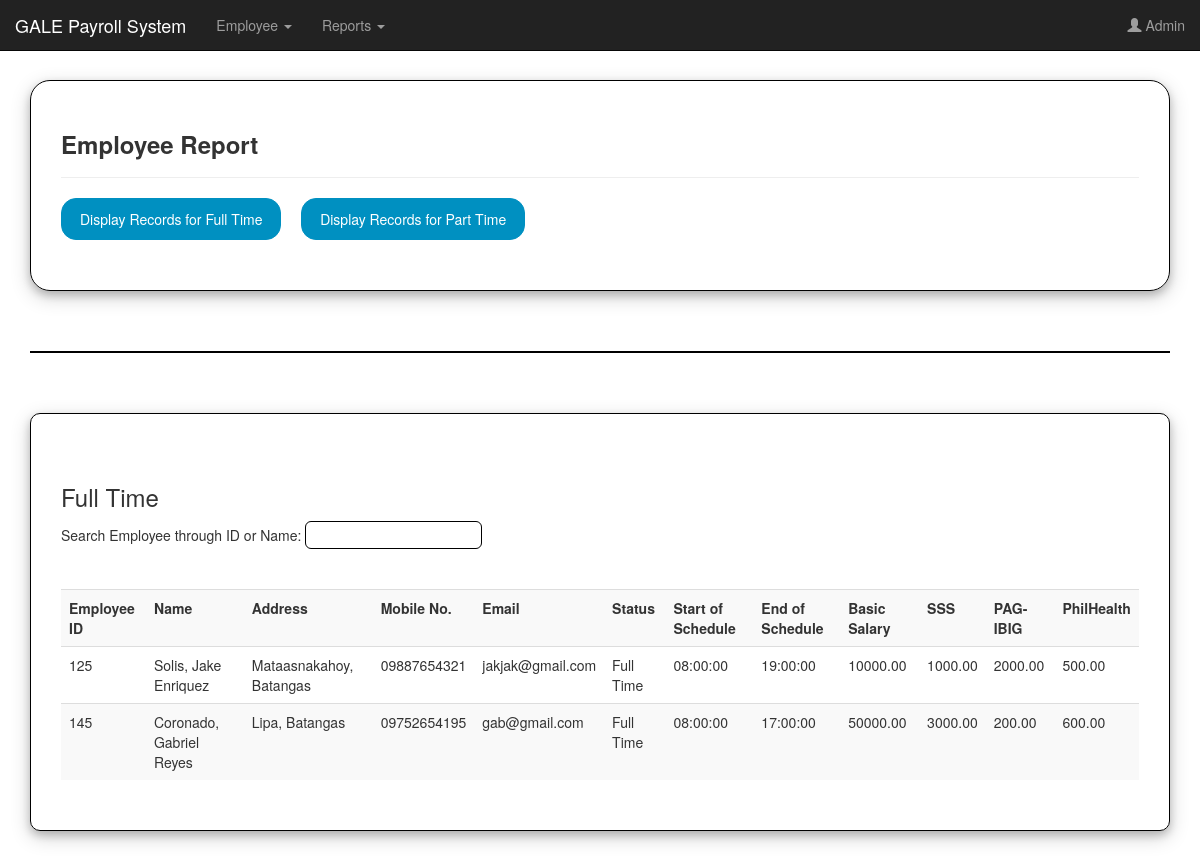
The page /employee/e_report.php (signed in) on the database its author committed.
### tables this page shows
CREATE TABLE `employeetb` (
  `fld_eid` int(11) NOT NULL,
  `fld_lname` varchar(200) DEFAULT NULL,
  `fld_fname` varchar(200) DEFAULT NULL,
  `fld_mname` varchar(200) DEFAULT NULL,
  `fld_addr` varchar(200) DEFAULT NULL,
  `fld_num` varchar(200) DEFAULT NULL,
  `fld_email` varchar(200) DEFAULT NULL,
  `fld_status` varchar(200) DEFAULT NULL,
  `fld_schedstart` time DEFAULT NULL,
  `fld_schedend` time DEFAULT NULL,
  `fld_name` varchar(200) DEFAULT NULL
);

CREATE TABLE `employeepaytb` (
  `fld_eid` int(11) NOT NULL,
  `fld_name` varchar(200) NOT NULL,
  `fld_status` varchar(200) DEFAULT NULL,
  `fld_basicsalary` float(11,2) DEFAULT NULL,
  `fld_SSS` float(11,2) DEFAULT NULL,
  `fld_pagibig` float(11,2) DEFAULT NULL,
  `fld_philhealth` float(11,2) DEFAULT NULL,
  `fld_hourlyrate` float(11,2) DEFAULT NULL
);

### employee/displayfullemployeeinfo.php (the view)
<div>
    <br>
    <h3>Full Time</h3>
        <form action="e_report.php" method="get">
        Search Employee through ID or Name: <input type="TEXT" name="slct_eid" onchange="this.form.submit()"><br><br>
        <input type="hidden" name="txt_status" value="Full Time"><br>
        </form>
    </div>
    <table class="table table-striped">
                <tr>
                <th>Employee ID</th> <th> Name</th> <th>Address</th> <th>Mobile No.</th> <th>Email</th> <th>Status</th> <th>Start of Schedule</th> <th>End of Schedule</th><th>Basic Salary</th><th>SSS</th> <th>PAG-IBIG</th> <th>PhilHealth</th>
                </tr>
                <?php
                if(isset($_GET['slct_eid'])){
                    $result = $conn->query("select * from employeetb, employeepaytb where ((employeetb.fld_eid = '$_GET[slct_eid]' AND employeepaytb.fld_eid = '$_GET[slct_eid]') AND employeetb.fld_status = 'Full Time') OR ((employeepaytb.fld_name like '%$_GET[slct_eid]%' AND employeetb.fld_eid = employeepaytb.fld_eid)  AND employeetb.fld_status = 'Full Time')");
                    while($row = $result->fetch_assoc()){
                        echo "<tr>
                        <td>$row[fld_eid]</td>
                        <td> $row[fld_name] </td>
                        <td> $row[fld_addr] </td>
                        <td> $row[fld_num] </td>
                        <td> $row[fld_email] </td>
                        <td> $row[fld_status] </td>
                        <td> $row[fld_schedstart] </td>
                        <td> $row[fld_schedend] </td>
                        <td> $row[fld_basicsalary] </td>
                        <td> $row[fld_SSS] </td>
                        <td> $row[fld_pagibig] </td>
                        <td> $row[fld_philhealth] </td>
                        </tr>";
                    }
                }else{
                    $result = $conn->query("select * from employeetb, employeepaytb where employeetb.fld_eid=employeepaytb.fld_eid AND employeetb.fld_status = 'Full Time'");
                    while($row = $result->fetch_assoc()){
                        echo "<tr>
                        <td>$row[fld_eid]</td>
                        <td> $row[fld_name] </td>
                        <td> $row[fld_addr] </td>
                        <td> $row[fld_num] </td>
                        <td> $row[fld_email] </td>
                        <td> $row[fld_status] </td>
                        <td> $row[fld_schedstart] </td>
                        <td> $row[fld_schedend] </td>
                        <td> $row[fld_basicsalary] </td>
                        <td> $row[fld_SSS] </td>
                        <td> $row[fld_pagibig] </td>
                        <td> $row[fld_philhealth] </td>
                        </tr>";
                    }
                }
                ?>
            </table>

### employee/styleemployee.css (style rules this page uses)
input { border: 1px solid black; border-radius: 6px; padding: 3px; }

### rows shown on the page
employeetb: employeepaytb.fld_eid "125", employeepaytb.fld_name "Solis, Jake Enriquez", fld_addr "Mataasnakahoy, Batangas", fld_num "09887654321", fld_email "jakjak@gmail.com", employeepaytb.fld_status "Full Time", fld_schedstart "08:00:00", fld_schedend "19:00:00", employeepaytb.fld_basicsalary "10000.00", employeepaytb.fld_SSS "1000.00", employeepaytb.fld_pagibig "2000.00", employeepaytb.fld_philhealth "500.00"
employeetb: employeepaytb.fld_eid "145", employeepaytb.fld_name "Coronado, Gabriel Reyes", fld_addr "Lipa, Batangas", fld_num "09752654195", fld_email "gab@gmail.com", employeepaytb.fld_status "Full Time", fld_schedstart "08:00:00", fld_schedend "17:00:00", employeepaytb.fld_basicsalary "50000.00", employeepaytb.fld_SSS "3000.00", employeepaytb.fld_pagibig "200.00", employeepaytb.fld_philhealth "600.00"
